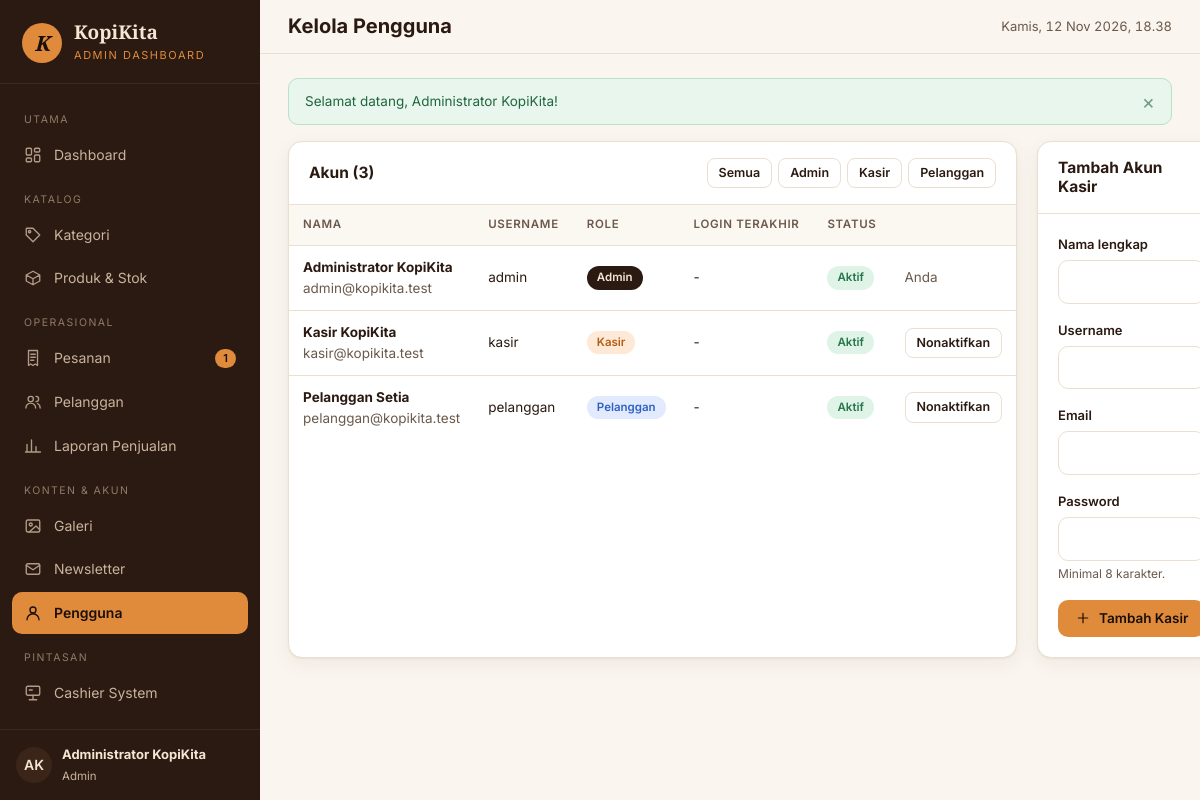
Screenshot of /admin/users/index.php (signed in) with the database file from the repository.
### tables this page shows
CREATE TABLE `users` (
  `id`            BIGINT UNSIGNED NOT NULL AUTO_INCREMENT,
  `name`          VARCHAR(100) NOT NULL,
  `username`      VARCHAR(50)  NOT NULL,
  `email`         VARCHAR(150) NOT NULL,
  `password`      VARCHAR(255) NOT NULL,
  `role`          ENUM('admin','cashier','customer') NOT NULL DEFAULT 'customer',
  `avatar`        VARCHAR(255) NULL,
  `is_active`     TINYINT(1)   NOT NULL DEFAULT 1,
  `last_login_at` DATETIME     NULL,
  `created_at`    DATETIME     NOT NULL,
  `updated_at`    DATETIME     NOT NULL,
  PRIMARY KEY (`id`),
  UNIQUE KEY `uq_users_username` (`username`),
  UNIQUE KEY `uq_users_email` (`email`),
  KEY `idx_users_role` (`role`)
);

### config/database.php (called while the page is built, shortened)
<?php
function db(): PDO
{
    static $pdo = null;
    if ($pdo instanceof PDO) {
        return $pdo;
    }
    $dsn = 'mysql:host=' . DB_HOST . ';port=' . DB_PORT . ';dbname=' . DB_NAME . ';charset=utf8mb4';
    try {
        $pdo = new PDO($dsn, DB_USER, DB_PASS, [
            PDO::ATTR_ERRMODE            => PDO::ERRMODE_EXCEPTION,
            PDO::ATTR_DEFAULT_FETCH_MODE => PDO::FETCH_ASSOC,
            PDO::ATTR_EMULATE_PREPARES   => false,
        ]);
        $offset = (new DateTime('now', new DateTimeZone(date_default_timezone_get())))->format('P');
        $pdo->exec("SET time_zone = '" . $offset . "'");
    } catch (PDOException $e) {
        http_response_code(500);
        $msg = defined('APP_DEBUG') && APP_DEBUG ? $e->getMessage() : 'Tidak dapat terhubung ke database.';
        exit('<h1>Koneksi database gagal</h1><p>' . htmlspecialchars($msg, ENT_QUOTES, 'UTF-8')
            . '</p><p>Pastikan MySQL XAMPP berjalan dan database <code>kopikita_db</code> sudah di-import.</p>');
    }
    return $pdo;
}

### includes/auth.php (called while the page is built, shortened)
<?php
require_once __DIR__ . '/../config/database.php';
require_once __DIR__ . '/functions.php';
function current_user(): ?array
{
    static $user = false;
    if ($user !== false) {
        return $user;
    }
    $st = db()->prepare('SELECT u.id, u.name, u.username, u.email, u.role, u.avatar, u.is_active, c.id AS customer_id
                         FROM users u LEFT JOIN customers c ON c.user_id = u.id WHERE u.id = ? LIMIT 1');
    $st->execute([$_SESSION['user_id']]);
    $row = $st->fetch();
    $user = $row;
    return $user;
}
function require_login(): array
{
    $u = current_user();
    return $u;
}
function require_role(array $roles): array
{
    $u = require_login();
    return $u;
}

### admin/users/index.php (the view, shortened to what this page needs)
<?php
require_once __DIR__ . '/../../includes/auth.php';
$me = require_role(['admin']);
$pdo = db();
$form = ['name' => '', 'username' => '', 'email' => ''];
$role = (string) ($_GET['role'] ?? '');
$where = isset(ROLE_LABELS[$role]) ? 'WHERE role = ?' : '';
$st = $pdo->prepare("SELECT * FROM users $where ORDER BY FIELD(role,'admin','cashier','customer'), name");
$st->execute($where ? [$role] : []);
$rows = $st->fetchAll();
$pageTitle = 'Kelola Pengguna';
require __DIR__ . '/../../includes/admin-header.php';
?>
<div class="grid-3">
    <div class="card">
        <div class="card-header"><h2>Akun (<?= count($rows) ?>)</h2>
            <div class="actions"><a class="btn btn-outline btn-sm" href="?">Semua</a>
            <?php foreach (ROLE_LABELS as $k => $l): ?><a class="btn btn-outline btn-sm" href="?role=<?= e($k) ?>"><?= e($l) ?></a><?php endforeach; ?></div></div>
        <div class="table-wrap"><table class="table">
            <thead><tr><th>Nama</th><th>Username</th><th>Role</th><th>Login terakhir</th><th>Status</th><th></th></tr></thead><tbody>
            <?php foreach ($rows as $u): ?>
                <tr><td><strong><?= e($u['name']) ?></strong><div class="text-muted"><?= e($u['email']) ?></div></td><td><?= e($u['username']) ?></td>
                    <td><span class="badge badge-role-<?= e($u['role']) ?>"><?= e(ROLE_LABELS[$u['role']]) ?></span></td>
                    <td><?= e(tanggal($u['last_login_at'])) ?></td>
                    <td><?= $u['is_active'] ? '<span class="badge badge-ok">Aktif</span>' : '<span class="badge badge-off">Nonaktif</span>' ?></td>
                    <td><?php if ((int) $u['id'] !== (int) $me['id']): ?>
                        <form method="post" class="inline-form" data-confirm="Ubah status akun ini?"><?= csrf_field() ?><input type="hidden" name="action" value="toggle"><input type="hidden" name="id" value="<?= (int) $u['id'] ?>">
                            <button class="btn btn-outline btn-sm" type="submit"><?= $u['is_active'] ? 'Nonaktifkan' : 'Aktifkan' ?></button></form>
                        <?php else: ?><span class="text-muted">Anda</span><?php endif; ?></td></tr>
            <?php endforeach; ?>
            </tbody></table></div>
    </div>
    <div class="card"><div class="card-header"><h2>Tambah Akun Kasir</h2></div><div class="card-body">
        <form method="post" autocomplete="off">
            <div class="form-group"><label class="form-label" for="name">Nama lengkap</label><input class="form-control" id="name" name="name" required value="<?= e($form['name']) ?>"></div>
            <div class="form-group"><label class="form-label" for="username">Username</label><input class="form-control" id="username" name="username" required value="<?= e($form['username']) ?>"></div>
            <div class="form-group"><label class="form-label" for="email">Email</label><input class="form-control" type="email" id="email" name="email" required value="<?= e($form['email']) ?>"></div>
            <div class="form-group"><label class="form-label" for="password">Password</label><input class="form-control" type="password" id="password" name="password" required minlength="8" autocomplete="new-password"><div class="form-hint">Minimal 8 karakter.</div></div>
            <button class="btn btn-primary btn-block" type="submit"><?= icon('plus') ?> Tambah Kasir</button>
        </form>
    </div></div>
</div>
<?php require __DIR__ . '/../../includes/admin-footer.php'; ?>

### includes/admin-header.php (shortened to what this page needs)
<?php
$user = current_user();
$panel = $panel ?? 'admin';
$pendingCount = (int) db()->query("SELECT COUNT(*) FROM orders WHERE order_status IN ('pending')")->fetchColumn();
if (!isset($navItems)) {
    $navItems = [
        ['label' => 'Utama'],
        ['href' => 'admin/index.php', 'icon' => 'dashboard', 'text' => 'Dashboard', 'exact' => true],
        ['label' => 'Katalog'],
        ['href' => 'admin/categories/', 'icon' => 'tag', 'text' => 'Kategori'],
        ['href' => 'admin/products/', 'icon' => 'box', 'text' => 'Produk & Stok'],
        ['label' => 'Operasional'],
        ['href' => 'admin/orders/', 'icon' => 'receipt', 'text' => 'Pesanan', 'count' => $pendingCount],
        ['href' => 'admin/customers/', 'icon' => 'users', 'text' => 'Pelanggan'],
        ['href' => 'admin/reports/', 'icon' => 'chart', 'text' => 'Laporan Penjualan'],
        ['label' => 'Konten & Akun'],
        ['href' => 'admin/gallery/', 'icon' => 'image', 'text' => 'Galeri'],
        ['href' => 'admin/newsletter/', 'icon' => 'mail', 'text' => 'Newsletter'],
        ['href' => 'admin/users/', 'icon' => 'user', 'text' => 'Pengguna'],
        ['label' => 'Pintasan'],
        ['href' => 'cashier/index.php', 'icon' => 'pos', 'text' => 'Cashier System'],
        ['href' => 'index.php', 'icon' => 'home', 'text' => 'Lihat Website'],
    ];
}
$cur = current_path();
$isActive = function (array $it) use ($cur): bool {
    $target = url($it['href']);
    if (!empty($it['exact'])) {
        return $cur === $target;
    }
    return strpos($cur, rtrim($target, '/')) === 0 && !preg_match('#/index\.php$#', $it['href']);
};
?>
<!DOCTYPE html>
<html lang="id">
<head>
    <link rel="stylesheet" href="<?= e(asset('css/admin.css')) ?>">
</head>
<body class="panel-<?= e($panel) ?>">
<div class="app">
    <aside class="sidebar" id="sidebar">
        <a href="<?= e(url($panel === 'cashier' ? 'cashier/index.php' : 'admin/index.php')) ?>" class="sidebar-brand">
            <span class="logo">K</span>
            <span><strong>KopiKita</strong><small><?= $panel === 'cashier' ? 'Cashier System' : 'Admin Dashboard' ?></small></span>
        </a>
        <nav class="sidebar-nav" aria-label="Menu panel">
            <?php foreach ($navItems as $it): ?>
                <?php if (isset($it['label'])): ?>
                    <div class="label"><?= e($it['label']) ?></div>
                <?php else: ?>
                    <a href="<?= e(url($it['href'])) ?>" class="<?= $isActive($it) ? 'active' : '' ?>">
                        <?= icon($it['icon']) ?> <span><?= e($it['text']) ?></span>
                        <?php if (!empty($it['count'])): ?><span class="count"><?= (int) $it['count'] ?></span><?php endif; ?>
                    </a>
                <?php endif; ?>
            <?php endforeach; ?>
        </nav>
        <div class="sidebar-foot">
            <span class="avatar"><?= e(initials($user['name'])) ?></span>
            <span><strong><?= e($user['name']) ?></strong><small><?= e(ROLE_LABELS[$user['role']]) ?></small></span>
        </div>
    </aside>
    <div class="main">
        <header class="topbar">
            <div>
                <h1><?= e($pageTitle ?? 'Dashboard') ?></h1>
            </div>
            <span class="clock" id="clock"><?= e(tanggal(now())) ?></span>
        </header>
        <div class="content">
            <?= render_flashes() ?>

### rows the page displays
users: name "AK", name "Administrator KopiKita", role "Admin", email "admin@kopikita.test", username "admin", last_login_at "-", is_active "Aktif", shows "Anda"
users: name "Kasir KopiKita", email "kasir@kopikita.test", username "kasir", role "Kasir", last_login_at "-", is_active "Aktif"
users: name "Pelanggan Setia", email "pelanggan@kopikita.test", username "pelanggan", role "Pelanggan", last_login_at "-", is_active "Aktif"

### other values shown
$it['label'] "UTAMA"
$it['text'] "Dashboard"
$it['label'] "KATALOG"
$it['text'] "Kategori"
$it['text'] "Produk & Stok"
$it['label'] "OPERASIONAL"
$it['text'] "Pesanan"
$it['count'] "1"
$it['text'] "Pelanggan"
$it['text'] "Laporan Penjualan"
$it['label'] "KONTEN & AKUN"
$it['text'] "Galeri"
$it['text'] "Newsletter"
$it['text'] "Pengguna"
$it['label'] "PINTASAN"
